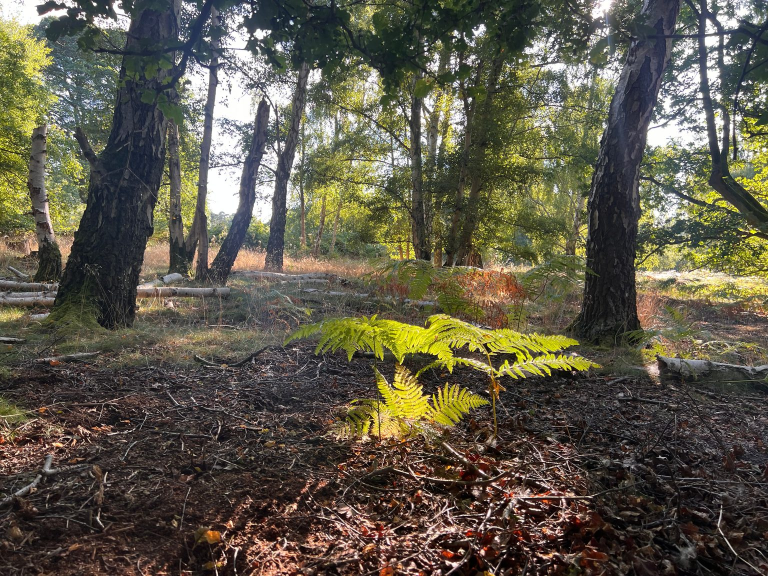
#> input picture forest-1536.jpg, 1536 x 1152 px (shown at 1/2 size)
$ python paint7.py   (older library calls are emulated)
#> lines starting #> are read from the running program, lines starting #| are printed output that depends on the picture; after the words box and inside, x2 and y2 are one past the last pixel; in counts of white or black regions, pixels touching at a corner belong together
import numpy as np, cv2, os, sys, json
rng = np.random.default_rng(5)
img = cv2.imread('forest-1536.jpg'); H, W = img.shape[:2]
#> further down, img is the input picture: shape (1152, 1536, 3); mean B, G, R 72.9, 88.5, 93.4
#> after `H, W = img.shape[:2]`: H = 1152; W = 1536
imgf = img.astype(np.float32)
hsv = cv2.cvtColor(img, cv2.COLOR_BGR2HSV).astype(np.float32)
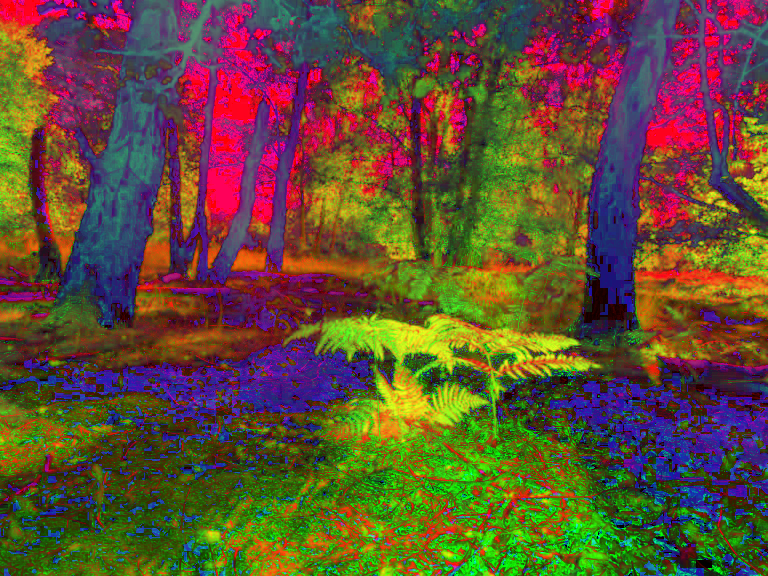
#> hsv: shape (1152, 1536, 3) float32 (shown at 1/2 size); mean B, G, R 51.9, 77.9, 97.3
yy = np.arange(H)[:, None] * np.ones((1, W))
up = yy < 0.405 * H            # below this, the light patches are sunlit ground and ferns, not sky

# ---------------- sky: unchanged from the approved version ----------------
core = (hsv[..., 2] > 232) & (hsv[..., 1] < 45) & up
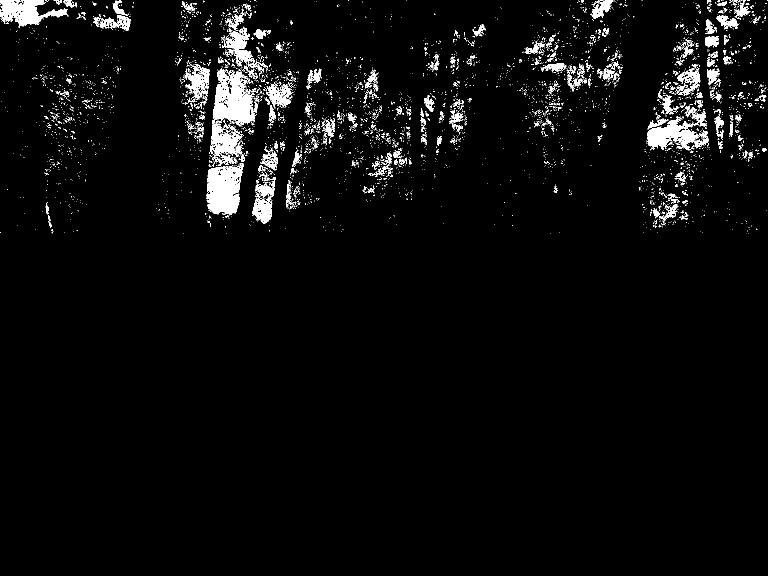
#> core: shape (1152, 1536) bool (shown at 1/2 size); 3.6% white; 4388 white regions (4108 under 20 px), largest, box (x1, y1, x2, y2) and area: (420, 137, 517, 313) 8429, (413, 326, 487, 431) 5540, (0, 0, 137, 55) 3763
nearsky = cv2.dilate(core.astype(np.uint8), np.ones((25, 25), np.uint8)) > 0
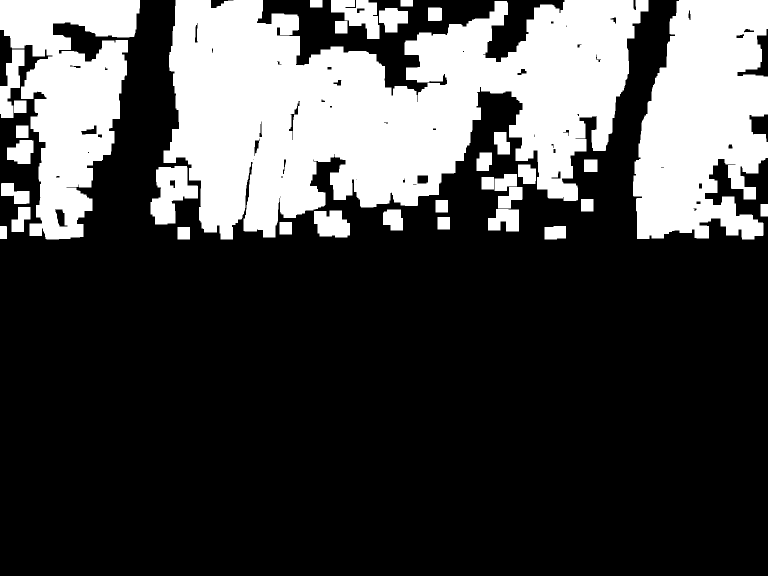
#> nearsky: shape (1152, 1536) bool (shown at 1/2 size); 28% white; 34 white regions, largest, box (x1, y1, x2, y2) and area: (327, 0, 1297, 479) 279295, (1266, 0, 1536, 479) 98823, (0, 0, 280, 479) 73345
Psoft = (np.clip((hsv[..., 2] - 188) / 40, 0, 1) * np.clip((125 - hsv[..., 1]) / 55, 0, 1) * nearsky * up).astype(np.float32)
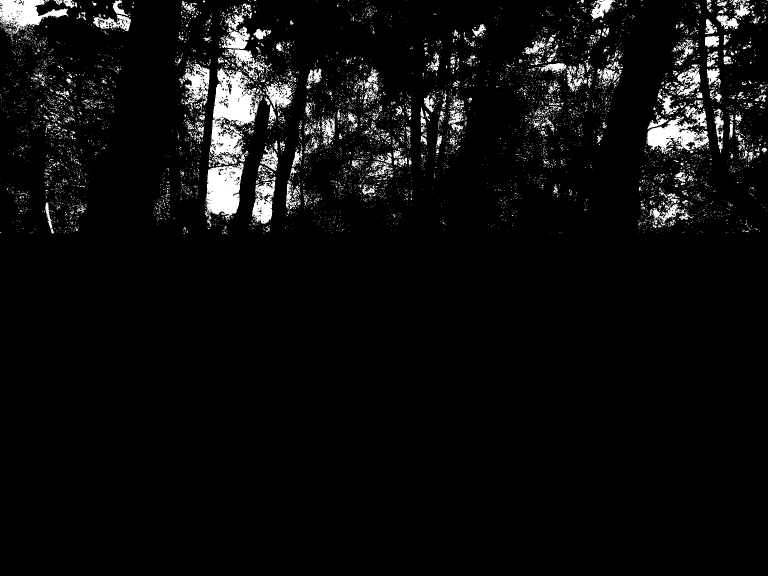
#> Psoft: shape (1152, 1536) float32 (shown at 1/2 size); min 0, max 1, mean 0.0506
# bright sky caught in a trunk's traced edge (between the trunk and the leaves) is sky, not trunk
_rough = np.zeros((H, W), np.uint8)
#> (the run stopped early here; a loop or call above may not have finished)
